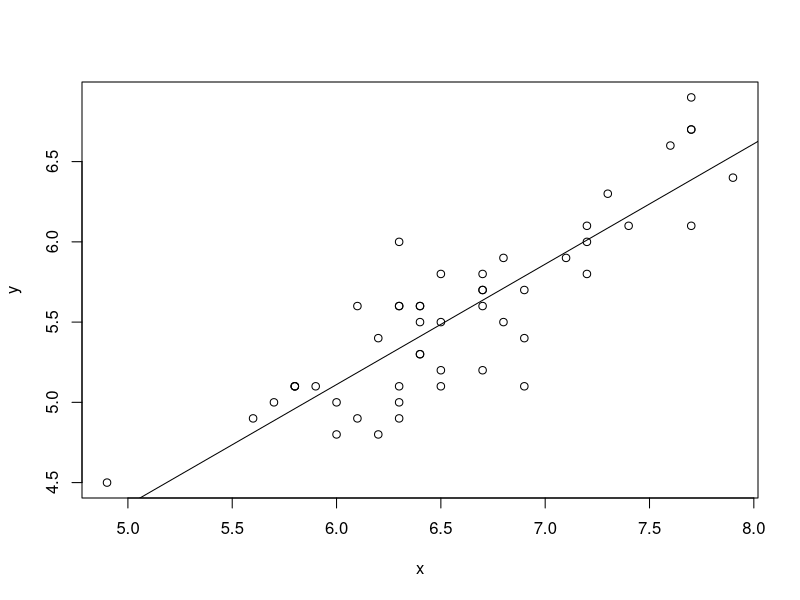

R code for this plot: (Note: this script raises an error after producing the figure.)
# CANNR TM analytics container building tool example showing how to fit an
# R model that can then be exposed as a Web service.
# Copyright 2020 Pat Tendick ptendick@gmail.com
# All rights reserved
# Maintainer Pat Tendick ptendick@gmail.com

# Fit a model to iris data, specifically predict petal length from sepal length
# for virginica species.

# Set the working directory to the directory containing this script, e.g.
setwd('examples/project1/folder2')

library(tidyverse)

# Subset virginica
irisData <- as_tibble(subset(iris, Species == 'virginica'))

# Rename Sepal.Length and Petal.Length to x and y for simplicity since we will be
# passing in x as a URL query parameter.
irisData <- irisData %>% 
	rename(
		x = Sepal.Length,
		y = Petal.Length
	)

# Subset columns to be just x and y
irisData <- irisData[c('x','y')]

# Fit a straight line model
irisModel <- lm(y ~ x, data = irisData)

# Plot the data and the fitted line
with(irisData,plot(x, y))
abline(irisModel)

# Save the model
saveRDS(irisModel, 'models/irisModel.rds')
